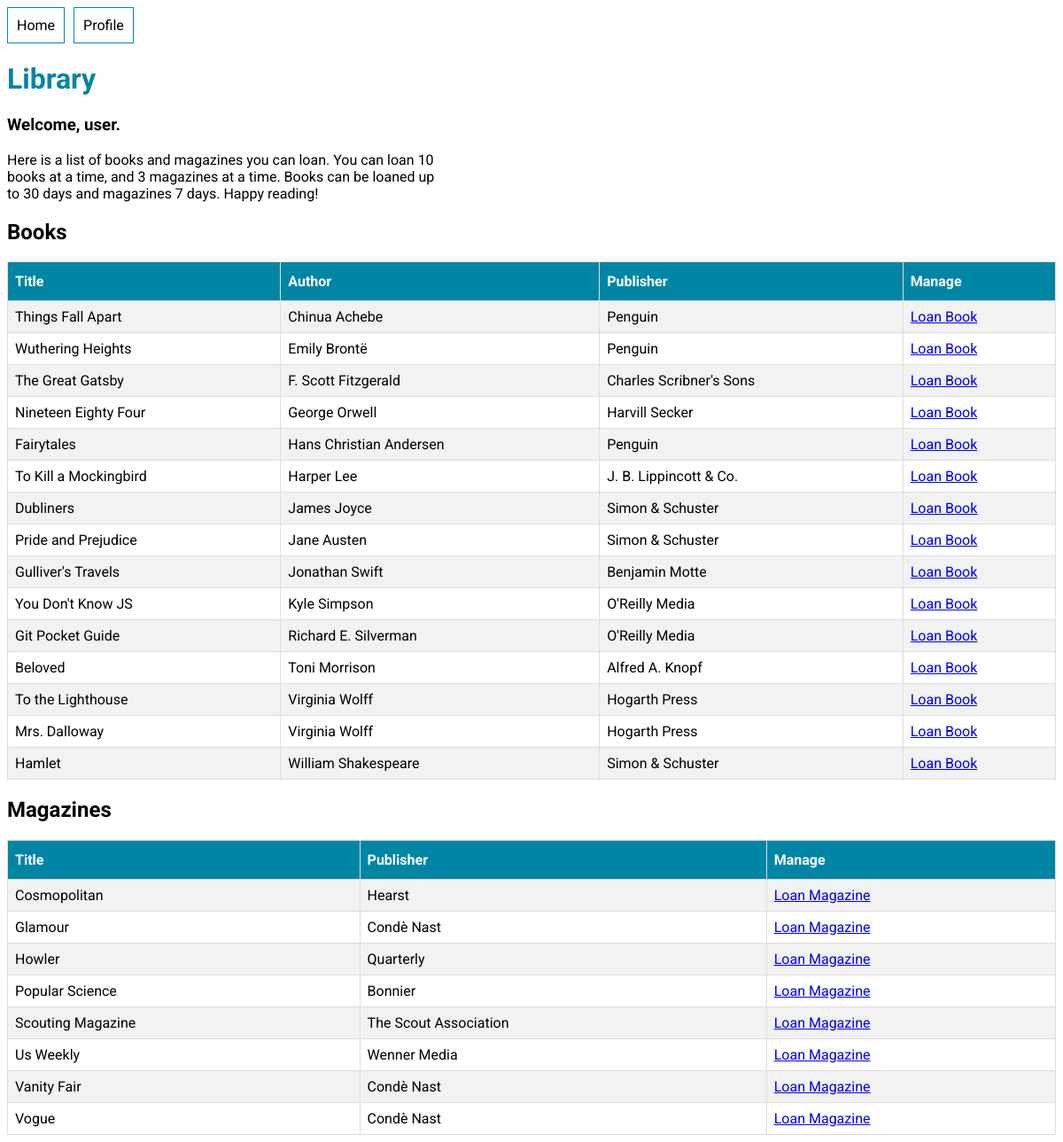
The page /library/ (signed in) on the database its author committed.
### library_app/models.py (models this page shows, shortened)
class Book(models.Model):
    title = models.CharField(max_length=200)
    author = models.CharField(max_length=200)
    publisher = models.CharField(max_length=200)
    is_available = models.BooleanField(default=True)

class Magazine(models.Model):
    title = models.CharField(max_length=200)
    publisher = models.CharField(max_length=200)
    is_available = models.BooleanField(default=True)

### library_app/views.py (the view)
# urls.py: path("", views.index, name="index"),
@login_required
def index(request):
    books = Book.objects.filter(is_available = True).order_by('author')
    magazines = Magazine.objects.filter(is_available = True).order_by('title')
    context = {"books": books, "magazines": magazines}
    return render(request, "library_app/index.html", context)

### templates/library_app/index.html (shortened to what this page needs)
{% extends "base.html" %}
{% block content %}
<h1>Library</h1>
<h3>Welcome, {{user.username}}.</h3>
<p id="intro">
Here is a list of books and magazines you can loan.
You can loan 10 books at a time, and 3 magazines at a time.
Books can be loaned up to 30 days and magazines 7 days. Happy reading!
</p>
<div id="items-list">
    {% if books.count %}
        <h2>Books</h2>
        <table>
            <tr>
                <th>Title</th>
                <th>Author</th>
                <th>Publisher</th>
                <th>Manage</th>
            </tr>
            {% for book in books %}
                <tr>
                    <td>{{book.title}}</td>
                    <td>{{book.author}}</td>
                    <td>{{book.publisher}}</td>
                    <td><a href="{% url "user_app:loan_item" "book" book.id%}">Loan Book</a></td>
                </tr>
            {% endfor %}
        </table>
    {% else %}
        <p>Currently no books to loan. Come back soon!</p>
    {% endif %}
    <h2>Magazines</h2>
    {% if magazines.count %}
        <table>
            <tr>
                <th>Title</th>
                <th>Publisher</th>
                <th>Manage</th>
            </tr>
            {% for magazine in magazines %}
                <tr>
                    <td>{{magazine.title}}</td>
                    <td>{{magazine.publisher}}</td>
                    <td><a href="{% url "user_app:loan_item" "magazine" magazine.id%}">Loan Magazine</a></td>
                </tr>
            {% endfor %}
        </table>
    {% else %}
        <p>Currently no magazines to loan. Come back soon!</p>
    {% endif %}
</div>
{% endblock content %}

### static/style.css (style rules this page uses)
* { font-family: "Roboto", helvetica, arial, sans-serif; }
#intro { width: 500px; }
h1 { color: rgb(0, 134, 164); }
table { border-collapse: collapse; width: 100%; }
td, th { border: 1px solid #ddd; padding: 8px; }
th { padding-top: 12px; padding-bottom: 12px; text-align: left; background-color: rgb(0, 134, 164); color: white; }
tr:nth-child(even) { background-color: #f2f2f2; }

### rows shown on the page
Book: title "Things Fall Apart", author "Chinua Achebe", publisher "Penguin"
Book: title "Wuthering Heights", author "Emily Brontë", publisher "Penguin"
Book: title "The Great Gatsby", author "F. Scott Fitzgerald", publisher "Charles Scribner's Sons"
Book: title "Nineteen Eighty Four", author "George Orwell", publisher "Harvill Secker"
Book: title "Fairytales", author "Hans Christian Andersen", publisher "Penguin"
Book: title "To Kill a Mockingbird", author "Harper Lee", publisher "J. B. Lippincott & Co."
Book: title "Dubliners", author "James Joyce", publisher "Simon & Schuster"
Book: title "Pride and Prejudice", author "Jane Austen", publisher "Simon & Schuster"
Book: title "Gulliver's Travels", author "Jonathan Swift", publisher "Benjamin Motte"
Book: title "You Don't Know JS", author "Kyle Simpson", publisher "O'Reilly Media"
Book: title "Git Pocket Guide", author "Richard E. Silverman", publisher "O'Reilly Media"
Book: title "Beloved", author "Toni Morrison", publisher "Alfred A. Knopf"
Book: title "To the Lighthouse", author "Virginia Wolff", publisher "Hogarth Press"
Book: title "Mrs. Dalloway", author "Virginia Wolff", publisher "Hogarth Press"
Book: title "Hamlet", author "William Shakespeare", publisher "Simon & Schuster"
Magazine: title "Cosmopolitan", publisher "Hearst"
Magazine: title "Glamour", publisher "Condè Nast"
Magazine: title "Howler", publisher "Quarterly"
Magazine: title "Popular Science", publisher "Bonnier"
Magazine: title "Scouting Magazine", publisher "The Scout Association"
Magazine: title "Us Weekly", publisher "Wenner Media"
Magazine: title "Vanity Fair", publisher "Condè Nast"
Magazine: title "Vogue", publisher "Condè Nast"

### other values the page prints
{{ user.username }} "user"
